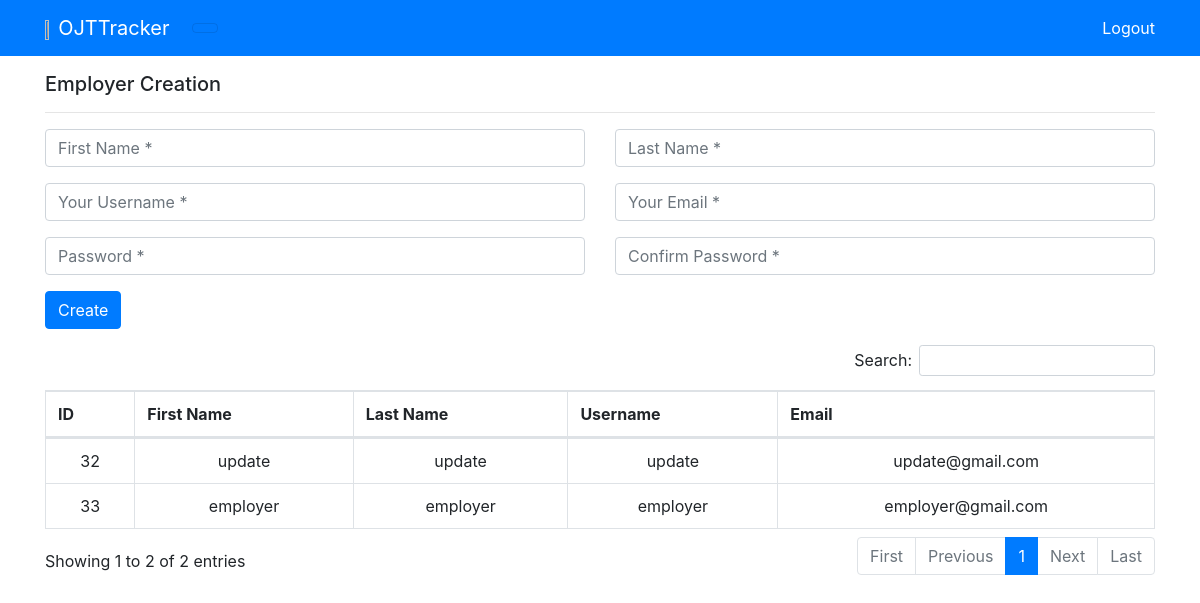
Page /admin-home/ (signed in) on the earlier database version.
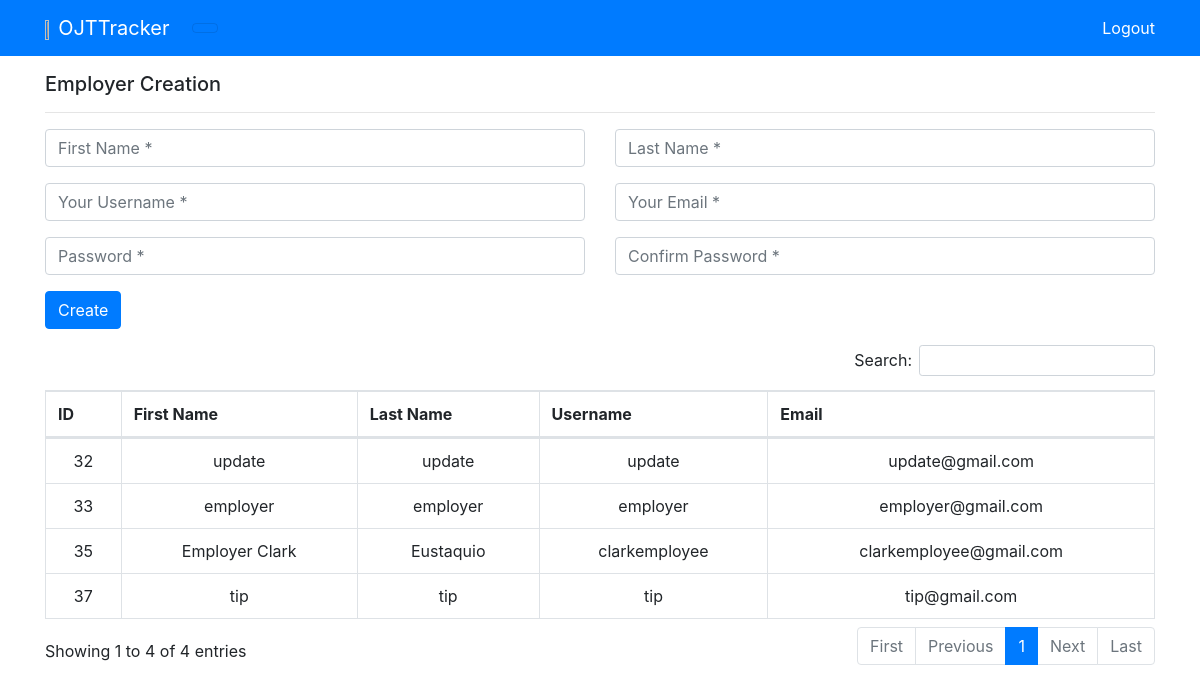
Same page on the later database version.
### accounts/models.py (models this page shows)
class CustomUser(AbstractUser):
    is_student = models.BooleanField(default=False)
    previous_day = models.DateField(null=True, blank=True)
    day_login = models.DateField(null=True, blank=True)
    is_switch = models.BooleanField(default=False)
    is_send = models.BooleanField(default=False)
    school_name = models.CharField(max_length=150, default='New Era')
    section_code = models.CharField(max_length=150, default='None')
    is_employee = models.BooleanField(default=False)
    is_teacher = models.BooleanField(default=False)
    teacher_students = models.ManyToManyField("self", blank=True)
    employee_students = models.ManyToManyField("self", blank=True)
    my_teacher = models.ForeignKey("self", blank=True, null=True, on_delete=models.CASCADE, related_name="student_teacher")
    my_employee = models.ForeignKey("self", blank=True, null=True, on_delete=models.CASCADE, related_name="student_employee")
    pending_employee = models.BooleanField(default=False)
    is_male = models.BooleanField(default=False)
    phone = models.CharField(max_length=20, null=True, blank=True)
    question = models.CharField(max_length=50, null=True, blank=True)
    answer = models.CharField(max_length=250, null=True, blank=True)
    is_student_approve = models.BooleanField(default=False)
    finish_approval = models.BooleanField(default=False)
    employer_student = models.ManyToManyField("self", blank=True)
    pending_teacher = models.BooleanField(default=False)
    accept_teacher = models.BooleanField(default=False)
    is_confirm_employer = models.BooleanField(default=False)

### blog/views.py (the view, shortened to what this page needs)
# urls.py: path('admin-home/', views.admin_home, name='admin_home'),
@login_required(login_url='/admin-panel')
def admin_home(request):
    if request.method == 'GET':
        employees = CustomUser.objects.all()
        context = {
            'employees': employees
        }
        return render(request, 'blog/admin.html', context)

### blog/templates/blog/admin.html (shortened to what this page needs)
{% extends 'blog/user_base.html' %}
{% block css %}
  <link rel="stylesheet" href="https://cdn.datatables.net/1.10.21/css/dataTables.bootstrap4.min.css">
{% endblock css %}
{% block content %}
 <nav class="navbar navbar-light bg-primary">
        <div class="container">
            <a class="navbar-brand text-white" href="{% url 'admin_panel' %}"><img style="width:10%; " src="http://www.neu.edu.ph/ccs/wp-content/uploads/2017/04/cropped-ccslogo.png">OJTTracker</a>
            <button class="navbar-toggler" type="button" data-toggle="collapse" data-target="#navbarNavAltMarkup" aria-controls="navbarNavAltMarkup" aria-expanded="false" aria-label="Toggle navigation">
            </button>
                <div class="navbar-nav">
                    <a class="nav-link active text-white" aria-current="page" href="/admin-logout">Logout</a>
                </div>
            </div>
    </nav>
    <div class="container mt-3">
        <h5>Employer Creation</h5>
        <hr></hr>
        <form action="{% url 'admin_home' %}" method="POST">
            <div class="row">
                <div class="col">
                    <div class="form-group">
                        <input name="first_name" type="text" class="form-control" placeholder="First Name *" value="" required/>
                    </div>
                </div>
                <div class="col">
                    <div class="form-group">
                        <input name="last_name" type="text" class="form-control" placeholder="Last Name *" value="" required/>
                    </div>
                </div>
            </div>
            <div class="row">
                <div class="col">
                    <div class="form-group">
                        <input name="username" type="text" class="form-control" placeholder="Your Username *" value="" />
                    </div>
                </div>
                <div class="col">
                    <div class="form-group">
                        <input name="email" type="email" class="form-control" placeholder="Your Email *" value="" />
                    </div>
                </div>
            </div>
            <div class="row">
                <div class="col">
                    <div class="form-group">
                        <input name="password1" type="password" class="form-control" placeholder="Password *" value="" required/>
                    </div>
                </div>
                <div class="col">
                    <div class="form-group">
                        <input name="password2" type="password" class="form-control"  placeholder="Confirm Password *" value="" required/>
                    </div>
                </div>
            </div>
            <input type="submit" class="btn btn-primary"  value="Create"/>
        </form>
        <table id="admin" class="table table-bordered dt-responsive text-center">
            <thead>
                <tr>
                  <th scope="col">ID</th>
                  <th scope="col">First Name</th>
                  <th scope="col">Last Name</th>
                  <th scope="col">Username</th>
                  <th scope="col">Email</th>
                </tr>
              </thead>
              <tbody>
                {% for employee in employees %}
                    {% if employee.is_employee %}
                        {% if employee.is_confirm_employer %}
                            <tr>
                                <td>{{ employee.id }}</td>
                                <td>{{ employee.first_name }}</td>
                                <td>{{ employee.last_name }}</td>
                                <td>{{ employee.username }}</td>
                                <td>{{ employee.email }}</td>
                            </tr>
                        {% endif %}
                    {% endif %}
                {% endfor %}
              </tbody>
        </table>
    </div>
{% endblock content %}

### blog/templates/blog/user_base.html (shortened to what this page needs)
{% load bootstrap4 %}
<html>
    <head>
        {% bootstrap_css %}
        {% block css %}{% endblock css %}
    </head>
    <body>
        {% block content %}{% endblock content %}
    </body>
</html>

Differences in the rows shown:
added CustomUser: id "35", first_name "Employer Clark", last_name "Eustaquio", username "clarkemployee", email "clarkemployee@gmail.com"
added CustomUser: id "37", first_name "tip", last_name "tip", username "tip", email "tip@gmail.com"
Other differences:
text written by a page script: "Search: Showing 1 to 2 of 2 entries First Previous 1 Next Last" → "Search: Showing 1 to 4 of 4 entries First Previous 1 Next Last"
